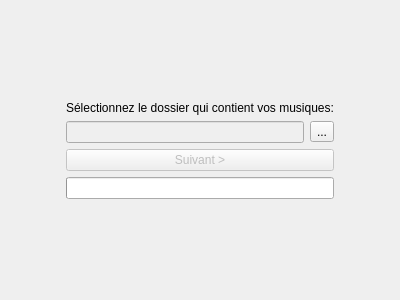
<?xml version="1.0" encoding="UTF-8"?>
<ui version="4.0">
 <class>InitAnalyzeSelect</class>
 <widget class="QWidget" name="InitAnalyzeSelect">
  <property name="geometry">
   <rect>
    <x>0</x>
    <y>0</y>
    <width>400</width>
    <height>300</height>
   </rect>
  </property>
  <property name="sizePolicy">
   <sizepolicy hsizetype="Maximum" vsizetype="Maximum">
    <horstretch>0</horstretch>
    <verstretch>0</verstretch>
   </sizepolicy>
  </property>
  <property name="windowTitle">
   <string>Form</string>
  </property>
  <layout class="QGridLayout" name="gridLayout">
   <item row="2" column="1">
    <layout class="QHBoxLayout" name="layoutFolder">
     <item>
      <widget class="QLineEdit" name="lineEditFolder">
       <property name="enabled">
        <bool>false</bool>
       </property>
      </widget>
     </item>
     <item>
      <widget class="QToolButton" name="buttonFolder">
       <property name="text">
        <string>...</string>
       </property>
      </widget>
     </item>
    </layout>
   </item>
   <item row="2" column="2">
    <spacer name="spacerH2">
     <property name="orientation">
      <enum>Qt::Horizontal</enum>
     </property>
     <property name="sizeHint" stdset="0">
      <size>
       <width>40</width>
       <height>20</height>
      </size>
     </property>
    </spacer>
   </item>
   <item row="1" column="1">
    <widget class="QLabel" name="label">
     <property name="text">
      <string>Sélectionnez le dossier qui contient vos musiques:</string>
     </property>
    </widget>
   </item>
   <item row="3" column="1">
    <widget class="QPushButton" name="buttonNext">
     <property name="enabled">
      <bool>false</bool>
     </property>
     <property name="text">
      <string>Suivant &gt;</string>
     </property>
    </widget>
   </item>
   <item row="4" column="1">
    <widget class="QProgressBar" name="progressBar">
     <property name="value">
      <number>0</number>
     </property>
     <property name="textVisible">
      <bool>false</bool>
     </property>
    </widget>
   </item>
   <item row="2" column="0">
    <spacer name="spacerH1">
     <property name="orientation">
      <enum>Qt::Horizontal</enum>
     </property>
     <property name="sizeHint" stdset="0">
      <size>
       <width>40</width>
       <height>20</height>
      </size>
     </property>
    </spacer>
   </item>
   <item row="5" column="1">
    <spacer name="spacerV1">
     <property name="orientation">
      <enum>Qt::Vertical</enum>
     </property>
     <property name="sizeHint" stdset="0">
      <size>
       <width>20</width>
       <height>40</height>
      </size>
     </property>
    </spacer>
   </item>
   <item row="0" column="1">
    <spacer name="spacerV2">
     <property name="orientation">
      <enum>Qt::Vertical</enum>
     </property>
     <property name="sizeHint" stdset="0">
      <size>
       <width>20</width>
       <height>40</height>
      </size>
     </property>
    </spacer>
   </item>
  </layout>
 </widget>
 <resources/>
 <connections/>
</ui>
